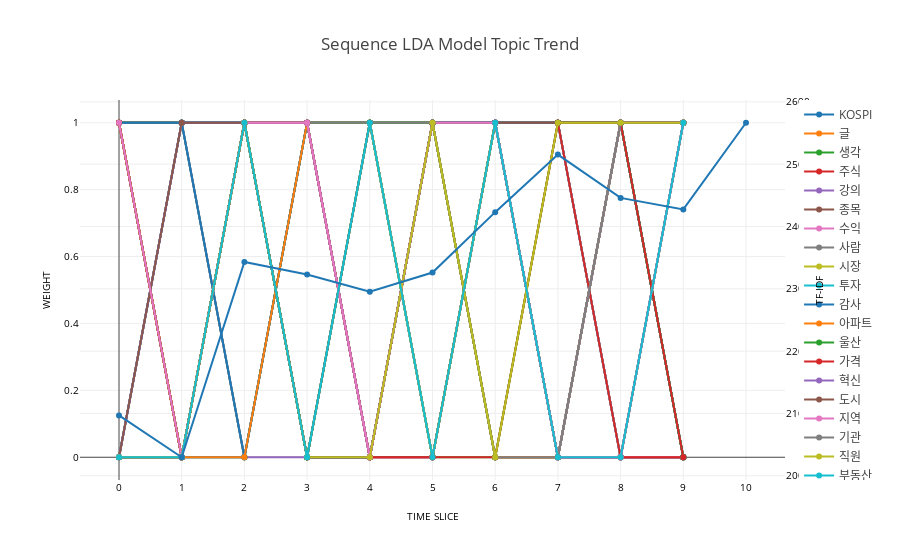

Notebook code for this chart:
### Code cell
x = [i for i in range(11)]

data = [go.Scatter(
        x=x,
        y=d,
        name="KOSPI",
        marker=dict(
            #color='blue',
        ),
        yaxis='y2'
    )]


for key, value in hot_keyword_dict.items():
    y = value
    data.append(go.Scatter(
        x=x,
        y=y,
        name=key,
        marker=dict(
            #color='blue',
        ),
        yaxis='y'
    ),)
layout = go.Layout(
    title='Sequence LDA Model Topic Trend',
    xaxis=dict(
        title='TIME SLICE',
        titlefont=dict(
            size=10,
            color='black'
        ),
        dtick = 1,
        showticklabels=True,
        tickangle=0,
        tickfont=dict(
            size=10,
            color='black'
        ),
        exponentformat='e',
        showexponent='all'
    ),
    yaxis=dict(
        title='WEIGHT',
        titlefont=dict(
            size=10,
            color='black'
        ),
        showticklabels=True,
        tickangle=0,
        tickfont=dict(
            size=10,
            color='black'
        ),
        exponentformat='e',
        showexponent='all',
        #overlaying='y',
    ),
    yaxis2=dict(
                title='TF-IDF',
                titlefont=dict(
                    size=10,
                    color='black'
                ),
                showticklabels=True,
                tickangle=0,
                tickfont=dict(
                    size=10,
                    color='black'
                ),
                overlaying='y',
                side='right'
            ),
)
fig = go.Figure(data=data, layout=layout)
iplot(fig, filename='TF-IDF Graph')

### Figure 1 — Plotly figure (JSON) as saved in the notebook; plotly's stock layout.template omitted (floating-point values rounded to 4 significant figures)
{"data": [{"marker": {}, "name": "KOSPI", "type": "scatter", "x": [0, 1, 2, 3, 4, 5, 6, 7, 8, 9, 10], "y": [2097.0, 2030.0, 2343.0, 2323.0, 2295.0, 2326.0, 2423.0, 2515.0, 2446.0, 2427.0, 2566.0], "yaxis": "y2"}, {"marker": {}, "name": "글", "type": "scatter", "x": [0, 1, 2, 3, 4, 5, 6, 7, 8, 9, 10], "y": [1, 1, 1, 1, 1, 1, 1, 1, 1, 1], "yaxis": "y"}, {"marker": {}, "name": "생각", "type": "scatter", "x": [0, 1, 2, 3, 4, 5, 6, 7, 8, 9, 10], "y": [0, 1, 0, 1, 1, 0, 0, 1, 1, 1], "yaxis": "y"}, {"marker": {}, "name": "주식", "type": "scatter", "x": [0, 1, 2, 3, 4, 5, 6, 7, 8, 9, 10], "y": [1, 0, 1, 0, 0, 0, 1, 0, 0, 1], "yaxis": "y"}, {"marker": {}, "name": "강의", "type": "scatter", "x": [0, 1, 2, 3, 4, 5, 6, 7, 8, 9, 10], "y": [1, 1, 0, 0, 0, 0, 1, 0, 1, 0], "yaxis": "y"}, {"marker": {}, "name": "종목", "type": "scatter", "x": [0, 1, 2, 3, 4, 5, 6, 7, 8, 9, 10], "y": [1, 0, 1, 0, 0, 1, 0, 0, 1, 0], "yaxis": "y"}, {"marker": {}, "name": "수익", "type": "scatter", "x": [0, 1, 2, 3, 4, 5, 6, 7, 8, 9, 10], "y": [1, 0, 1, 1, 0, 1, 0, 0, 1, 1], "yaxis": "y"}, {"marker": {}, "name": "사람", "type": "scatter", "x": [0, 1, 2, 3, 4, 5, 6, 7, 8, 9, 10], "y": [1, 1, 0, 1, 1, 0, 1, 0, 1, 0], "yaxis": "y"}, {"marker": {}, "name": "시장", "type": "scatter", "x": [0, 1, 2, 3, 4, 5, 6, 7, 8, 9, 10], "y": [1, 0, 1, 1, 0, 1, 1, 0, 0, 1], "yaxis": "y"}, {"marker": {}, "name": "투자", "type": "scatter", "x": [0, 1, 2, 3, 4, 5, 6, 7, 8, 9, 10], "y": [0, 0, 1, 1, 0, 1, 0, 0, 1, 0], "yaxis": "y"}, {"marker": {}, "name": "감사", "type": "scatter", "x": [0, 1, 2, 3, 4, 5, 6, 7, 8, 9, 10], "y": [0, 1, 0, 1, 0, 1, 1, 1, 1, 0], "yaxis": "y"}, {"marker": {}, "name": "아파트", "type": "scatter", "x": [0, 1, 2, 3, 4, 5, 6, 7, 8, 9, 10], "y": [1, 0, 1, 1, 1, 0, 1, 1, 0, 0], "yaxis": "y"}, {"marker": {}, "name": "울산", "type": "scatter", "x": [0, 1, 2, 3, 4, 5, 6, 7, 8, 9, 10], "y": [1, 1, 1, 1, 1, 0, 1, 0, 1, 1], "yaxis": "y"}, {"marker": {}, "name": "가격", "type": "scatter", "x": [0, 1, 2, 3, 4, 5, 6, 7, 8, 9, 10], "y": [1, 0, 1, 0, 1, 0, 1, 1, 0, 1], "yaxis": "y"}, {"marker": {}, "name": "혁신", "type": "scatter", "x": [0, 1, 2, 3, 4, 5, 6, 7, 8, 9, 10], "y": [0, 1, 1, 1, 1, 0, 1, 1, 0, 1], "yaxis": "y"}, {"marker": {}, "name": "도시", "type": "scatter", "x": [0, 1, 2, 3, 4, 5, 6, 7, 8, 9, 10], "y": [0, 0, 1, 1, 1, 0, 1, 1, 0, 0], "yaxis": "y"}, {"marker": {}, "name": "지역", "type": "scatter", "x": [0, 1, 2, 3, 4, 5, 6, 7, 8, 9, 10], "y": [1, 0, 1, 0, 1, 0, 1, 1, 0, 0], "yaxis": "y"}, {"marker": {}, "name": "기관", "type": "scatter", "x": [0, 1, 2, 3, 4, 5, 6, 7, 8, 9, 10], "y": [1, 0, 1, 1, 1, 0, 1, 0, 1, 0], "yaxis": "y"}, {"marker": {}, "name": "직원", "type": "scatter", "x": [0, 1, 2, 3, 4, 5, 6, 7, 8, 9, 10], "y": [0, 0, 0, 1, 1, 0, 1, 0, 0, 1], "yaxis": "y"}, {"marker": {}, "name": "부동산", "type": "scatter", "x": [0, 1, 2, 3, 4, 5, 6, 7, 8, 9, 10], "y": [1, 0, 1, 0, 1, 0, 1, 1, 0, 0], "yaxis": "y"}, {"marker": {}, "name": "때", "type": "scatter", "x": [0, 1, 2, 3, 4, 5, 6, 7, 8, 9, 10], "y": [1, 1, 1, 1, 1, 1, 1, 1, 1, 1], "yaxis": "y"}, {"marker": {}, "name": "말", "type": "scatter", "x": [0, 1, 2, 3, 4, 5, 6, 7, 8, 9, 10], "y": [1, 1, 1, 1, 1, 1, 1, 1, 1, 1], "yaxis": "y"}, {"marker": {}, "name": "화폐", "type": "scatter", "x": [0, 1, 2, 3, 4, 5, 6, 7, 8, 9, 10], "y": [0, 0, 1, 0, 0, 1, 0, 0, 1, 1], "yaxis": "y"}, {"marker": {}, "name": "나라", "type": "scatter", "x": [0, 1, 2, 3, 4, 5, 6, 7, 8, 9, 10], "y": [0, 1, 1, 1, 0, 1, 1, 0, 0, 0], "yaxis": "y"}, {"marker": {}, "name": "금리", "type": "scatter", "x": [0, 1, 2, 3, 4, 5, 6, 7, 8, 9, 10], "y": [0, 0, 1, 0, 0, 1, 1, 0, 0, 1], "yaxis": "y"}, {"marker": {}, "name": "미국", "type": "scatter", "x": [0, 1, 2, 3, 4, 5, 6, 7, 8, 9, 10], "y": [0, 0, 1, 1, 0, 0, 1, 0, 0, 0], "yaxis": "y"}, {"marker": {}, "name": "금융", "type": "scatter", "x": [0, 1, 2, 3, 4, 5, 6, 7, 8, 9, 10], "y": [0, 0, 1, 0, 0, 1, 1, 0, 1, 1], "yaxis": "y"}, {"marker": {}, "name": "상승", "type": "scatter", "x": [0, 1, 2, 3, 4, 5, 6, 7, 8, 9, 10], "y": [1, 0, 1, 0, 1, 1, 1, 0, 1, 0], "yaxis": "y"}, {"marker": {}, "name": "중국", "type": "scatter", "x": [0, 1, 2, 3, 4, 5, 6, 7, 8, 9, 10], "y": [0, 0, 1, 0, 0, 1, 1, 0, 1, 0], "yaxis": "y"}, {"marker": {}, "name": "경제", "type": "scatter", "x": [0, 1, 2, 3, 4, 5, 6, 7, 8, 9, 10], "y": [0, 0, 1, 1, 0, 1, 1, 0, 0, 0], "yaxis": "y"}, {"marker": {}, "name": "하락", "type": "scatter", "x": [0, 1, 2, 3, 4, 5, 6, 7, 8, 9, 10], "y": [1, 0, 0, 1, 0, 1, 1, 0, 0, 1], "yaxis": "y"}, {"marker": {}, "name": "뉴스", "type": "scatter", "x": [0, 1, 2, 3, 4, 5, 6, 7, 8, 9, 10], "y": [1, 0, 1, 0, 0, 1, 1, 0, 1, 0], "yaxis": "y"}, {"marker": {}, "name": "보통주", "type": "scatter", "x": [0, 1, 2, 3, 4, 5, 6, 7, 8, 9, 10], "y": [1, 1, 1, 0, 0, 1, 1, 1, 1, 1], "yaxis": "y"}, {"marker": {}, "name": "무역", "type": "scatter", "x": [0, 1, 2, 3, 4, 5, 6, 7, 8, 9, 10], "y": [0, 0, 1, 0, 0, 1, 1, 0, 0, 0], "yaxis": "y"}, {"marker": {}, "name": "美", "type": "scatter", "x": [0, 1, 2, 3, 4, 5, 6, 7, 8, 9, 10], "y": [1, 1, 1, 1, 1, 1, 1, 1, 1, 1], "yaxis": "y"}, {"marker": {}, "name": "연합뉴스", "type": "scatter", "x": [0, 1, 2, 3, 4, 5, 6, 7, 8, 9, 10], "y": [1, 1, 1, 0, 1, 1, 1, 0, 1, 1], "yaxis": "y"}, {"marker": {}, "name": "트럼프", "type": "scatter", "x": [0, 1, 2, 3, 4, 5, 6, 7, 8, 9, 10], "y": [1, 0, 1, 1, 0, 1, 0, 0, 0, 0], "yaxis": "y"}, {"marker": {}, "name": "미", "type": "scatter", "x": [0, 1, 2, 3, 4, 5, 6, 7, 8, 9, 10], "y": [1, 1, 1, 1, 1, 1, 1, 1, 1, 1], "yaxis": "y"}, {"marker": {}, "name": "매수", "type": "scatter", "x": [0, 1, 2, 3, 4, 5, 6, 7, 8, 9, 10], "y": [1, 0, 1, 1, 0, 1, 0, 0, 1, 1], "yaxis": "y"}, {"marker": {}, "name": "펀드", "type": "scatter", "x": [0, 1, 2, 3, 4, 5, 6, 7, 8, 9, 10], "y": [0, 0, 1, 1, 0, 1, 0, 0, 1, 1], "yaxis": "y"}, {"marker": {}, "name": "매도", "type": "scatter", "x": [0, 1, 2, 3, 4, 5, 6, 7, 8, 9, 10], "y": [0, 0, 0, 1, 0, 1, 1, 0, 1, 0], "yaxis": "y"}, {"marker": {}, "name": "코인", "type": "scatter", "x": [0, 1, 2, 3, 4, 5, 6, 7, 8, 9, 10], "y": [1, 0, 0, 1, 0, 1, 0, 0, 1, 1], "yaxis": "y"}, {"marker": {}, "name": "돈", "type": "scatter", "x": [0, 1, 2, 3, 4, 5, 6, 7, 8, 9, 10], "y": [1, 1, 1, 1, 1, 1, 1, 1, 1, 1], "yaxis": "y"}, {"marker": {}, "name": "한국", "type": "scatter", "x": [0, 1, 2, 3, 4, 5, 6, 7, 8, 9, 10], "y": [0, 0, 1, 0, 0, 1, 1, 1, 0, 0], "yaxis": "y"}, {"marker": {}, "name": "기업", "type": "scatter", "x": [0, 1, 2, 3, 4, 5, 6, 7, 8, 9, 10], "y": [0, 0, 1, 1, 0, 1, 0, 0, 1, 1], "yaxis": "y"}, {"marker": {}, "name": "주가", "type": "scatter", "x": [0, 1, 2, 3, 4, 5, 6, 7, 8, 9, 10], "y": [1, 0, 1, 0, 0, 1, 1, 1, 1, 0], "yaxis": "y"}, {"marker": {}, "name": "정보", "type": "scatter", "x": [0, 1, 2, 3, 4, 5, 6, 7, 8, 9, 10], "y": [1, 0, 1, 0, 0, 1, 1, 0, 1, 0], "yaxis": "y"}, {"marker": {}, "name": "주", "type": "scatter", "x": [0, 1, 2, 3, 4, 5, 6, 7, 8, 9, 10], "y": [1, 1, 1, 1, 1, 1, 1, 1, 1, 1], "yaxis": "y"}, {"marker": {}, "name": "거래", "type": "scatter", "x": [0, 1, 2, 3, 4, 5, 6, 7, 8, 9, 10], "y": [0, 0, 1, 0, 1, 0, 1, 0, 1, 0], "yaxis": "y"}, {"marker": {}, "name": "비상", "type": "scatter", "x": [0, 1, 2, 3, 4, 5, 6, 7, 8, 9, 10], "y": [0, 1, 1, 0, 0, 1, 1, 0, 1, 0], "yaxis": "y"}, {"marker": {}, "name": "장주식", "type": "scatter", "x": [0, 1, 2, 3, 4, 5, 6, 7, 8, 9, 10], "y": [1, 1, 1, 0, 0, 1, 1, 1, 1, 0], "yaxis": "y"}, {"marker": {}, "name": "삼성", "type": "scatter", "x": [0, 1, 2, 3, 4, 5, 6, 7, 8, 9, 10], "y": [1, 0, 1, 1, 0, 1, 0, 0, 1, 1], "yaxis": "y"}, {"marker": {}, "name": "장외", "type": "scatter", "x": [0, 1, 2, 3, 4, 5, 6, 7, 8, 9, 10], "y": [1, 0, 1, 0, 1, 1, 0, 1, 1, 0], "yaxis": "y"}, {"marker": {}, "name": "바이오", "type": "scatter", "x": [0, 1, 2, 3, 4, 5, 6, 7, 8, 9, 10], "y": [1, 0, 1, 1, 0, 0, 0, 1, 1, 0], "yaxis": "y"}, {"marker": {}, "name": "일본", "type": "scatter", "x": [0, 1, 2, 3, 4, 5, 6, 7, 8, 9, 10], "y": [0, 1, 1, 1, 0, 1, 1, 0, 1, 1], "yaxis": "y"}, {"marker": {}, "name": "증권", "type": "scatter", "x": [0, 1, 2, 3, 4, 5, 6, 7, 8, 9, 10], "y": [0, 1, 1, 0, 0, 1, 1, 1, 1, 1], "yaxis": "y"}, {"marker": {}, "name": "은행", "type": "scatter", "x": [0, 1, 2, 3, 4, 5, 6, 7, 8, 9, 10], "y": [1, 0, 1, 1, 0, 1, 1, 0, 0, 1], "yaxis": "y"}, {"marker": {}, "name": "대비", "type": "scatter", "x": [0, 1, 2, 3, 4, 5, 6, 7, 8, 9, 10], "y": [0, 0, 1, 0, 1, 1, 0, 0, 1, 1], "yaxis": "y"}, {"marker": {}, "name": "실적", "type": "scatter", "x": [0, 1, 2, 3, 4, 5, 6, 7, 8, 9, 10], "y": [0, 0, 1, 0, 0, 1, 0, 1, 1, 1], "yaxis": "y"}, {"marker": {}, "name": "대출", "type": "scatter", "x": [0, 1, 2, 3, 4, 5, 6, 7, 8, 9, 10], "y": [0, 0, 1, 0, 1, 0, 1, 0, 0, 1], "yaxis": "y"}], "layout": {"title": "Sequence LDA Model Topic Trend", "xaxis": {"dtick": 1, "exponentformat": "e", "showexponent": "all", "showticklabels": true, "tickangle": 0, "tickfont": {"color": "black", "size": 10}, "title": "TIME SLICE", "titlefont": {"color": "black", "size": 10}}, "yaxis": {"exponentformat": "e", "showexponent": "all", "showticklabels": true, "tickangle": 0, "tickfont": {"color": "black", "size": 10}, "title": "WEIGHT", "titlefont": {"color": "black", "size": 10}}, "yaxis2": {"overlaying": "y", "showticklabels": true, "side": "right", "tickangle": 0, "tickfont": {"color": "black", "size": 10}, "title": "TF-IDF", "titlefont": {"color": "black", "size": 10}}}}
